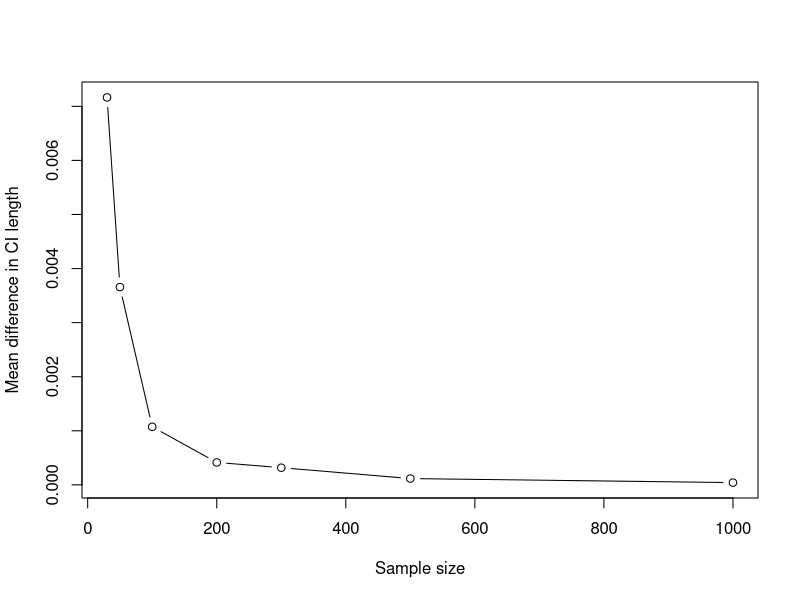
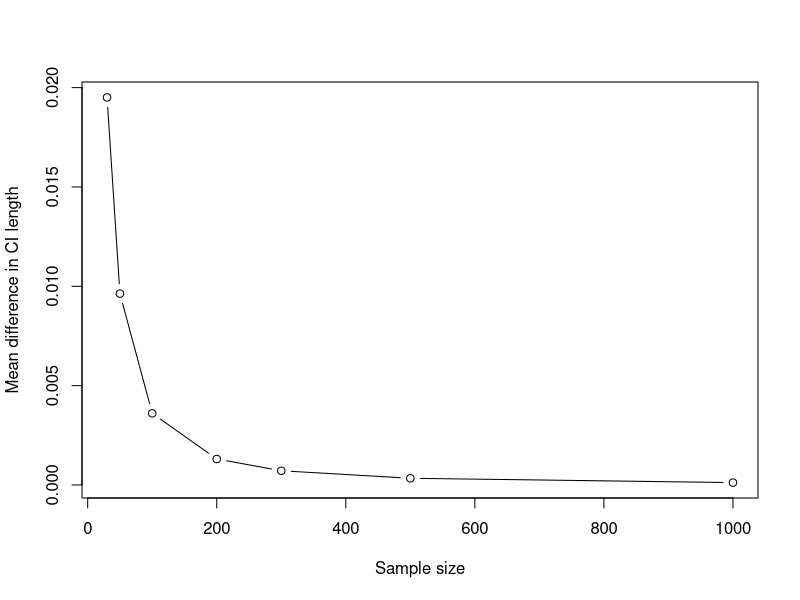

These figures' R source, in order:
#Bing Chilling
set.seed(1296)
n_values <- c(30, 50, 100, 200, 300, 500, 1000)
k <- 3000
p <- 0.3
gamma <- 0.97
z <- qnorm((1 + gamma) / 2)

mean_diffs <- numeric(length(n_values))

for (i in seq_along(n_values)) {
  n <- n_values[i]
  diffs <- numeric(k)
  for (j in 1:k) {
    sample_x <- rbinom(n, size = 1, prob = p)
    sample_mean <- mean(sample_x)
    se1 <- sqrt(p * (1 - p) / n)
    se2 <- sqrt(sample_mean * (1 - sample_mean) / n)
    ci1_length <- 2 * z * se1
    ci2_length <- 2 * z * se2
    diffs[j] <- ci1_length - ci2_length
  }
  mean_diffs[i] <- mean(diffs)
}

plot(n_values, mean_diffs, type = "b", xlab = "Sample size", ylab = "Mean difference in CI length")





set.seed(1296)
n_values <- c(30, 50, 100, 200, 300, 500, 1000)
k <- 3000
p <- 0.3
gamma <- 0.97
z <- qnorm((1 + gamma) / 2)

mean_diffs <- numeric(length(n_values))

for (i in seq_along(n_values)) {
  n <- n_values[i]
  diffs <- numeric(k)
  for (j in 1:k) {
    sample_x <- rbinom(n, size = 1, prob = p)
    sample_mean <- mean(sample_x)
    
    # Method 1
    a <- 1 + (z^2)/n
    b <- -2 * sample_mean - (z^2)/n
    mean_squared <- sample_mean^2
    roots <- (-b + c(-1, 1) * sqrt(b^2 - 4 * a * mean_squared)) / (2 * a)
    ci_1_length <- diff(roots)
    
    # Method 2
    ci_2_length <- diff(sample_mean + c(-1, 1) * z * sqrt(sample_mean * (1 - sample_mean) / n))
    diffs[j] <- ci_2_length - ci_1_length
  }
  mean_diffs[i] <- mean(diffs)
}

plot(n_values, mean_diffs, type = "b", xlab = "Sample size", ylab = "Mean difference in CI length")

